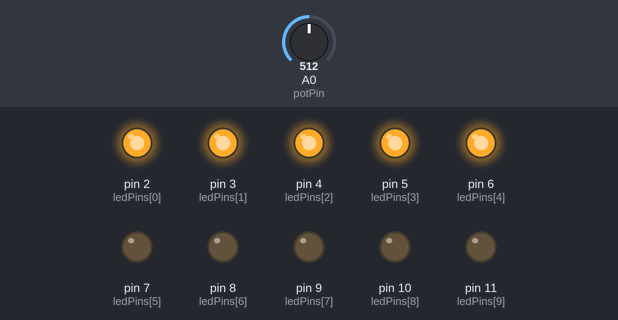
The sketch below on a simulated Arduino Uno, built with avr-gcc and run on an emulated ATmega328P. Shown: output pins drawn as LEDs (lit = HIGH). Inputs (shaded band) come from the test bench; at power-on: A0 (potPin) = 512. What the sketch prints to the serial monitor is not drawn.

Above: at 1.2 s.
1.3 s: A0 (potPin) set to 479
4.3 s: A0 (potPin) set to 454
At 5.3 s:
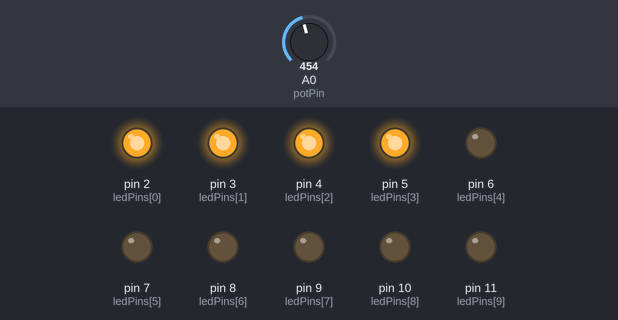
5.8 s: A0 (potPin) set to 109
At 6.4 s:
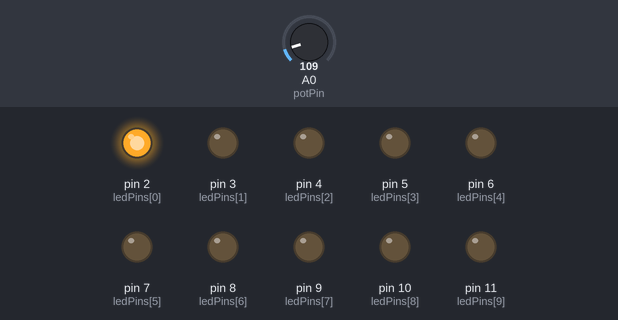
7.3 s: A0 (potPin) set to 90
At 8.5 s:
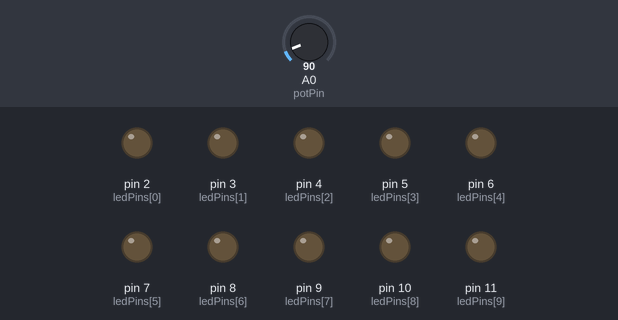
8.8 s: A0 (potPin) set to 306
At 9.8 s:
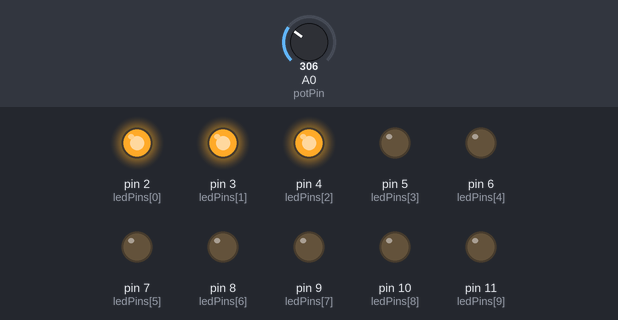
10.3 s: A0 (potPin) set to 365
13.3 s: A0 (potPin) set to 388
At 14.5 s:
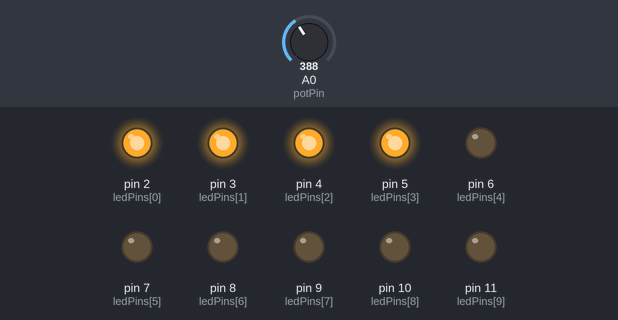
Timing chart, 0 to 16.3 s (numbered marks = the images above; inputs shaded):
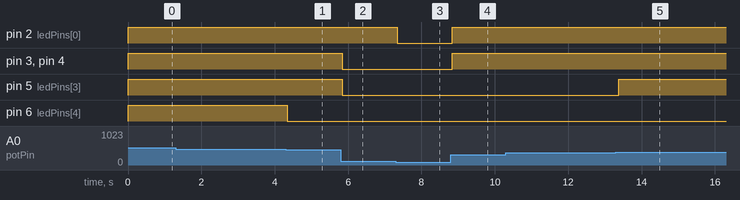

The sketch:

wk14-18group-3.ino
```cpp
// 定義可變電阻連接的類比腳位
const int potPin = A0;

// 定義 LED Bar 連接的數位腳位陣列 (假設使用 10 顆 LED，接在腳位 2~11)
const int ledPins[] = {2, 3, 4, 5, 6, 7, 8, 9, 10, 11};

// 計算 LED 的總數量
const int numLEDs = sizeof(ledPins) / sizeof(ledPins[0]); // 這裡會自動算出是 10 顆

void setup() {
  // 透過迴圈，將所有連接 LED 的腳位設定為輸出 (OUTPUT) 模式
  for (int i = 0; i < numLEDs; i++) {
    pinMode(ledPins[i], OUTPUT);
  }

  // 初始化序列埠通訊，方便我們在「序列埠監控視窗」查看數值
  Serial.begin(9600);
}

void loop() {
  // 1. 讀取可變電阻的類比數值
  // 根據簡報，這裡會讀到 0 (0V) 到 1023 (5V) 的數值
  int sensorValue = analogRead(potPin);

  // 2. 數值轉換 (核心邏輯)
  // 將 0~1023 的範圍，等比例映射到 0~numLEDs (即 0~10) 的範圍
  // ledLevel 代表現在「應該要亮起幾顆 LED」
  int ledLevel = map(sensorValue, 0, 1023, 0, 11);

  // 印出數值方便除錯觀察
  Serial.print("類比讀值: ");
  Serial.print(sensorValue);
  Serial.print("\t LED 亮起數量: ");
  Serial.println(ledLevel);

  // 3. 控制 LED 亮暗
  // 迴圈遍歷每一顆 LED
  for (int i = 0; i < numLEDs; i++) {
    // 如果目前這顆 LED 的編號 (0, 1, 2...) 小於「應該亮起的數量」
    if (i < ledLevel) {
      digitalWrite(ledPins[i], HIGH); // 點亮
    }
    // 否則
    else {
      digitalWrite(ledPins[i], LOW);  // 熄滅
    }
  }

  // 稍作延遲，讓程式運作更穩定
  delay(10);
}
```

Measured:
- the behaviour switches between 465 and 464 on A0 (potPin) (found by bisection; images 0 and 1)
- the behaviour switches between 100 and 99 on A0 (potPin) (found by bisection; images 2 and 3)
- the behaviour switches between 371 and 372 on A0 (potPin) (found by bisection; images 4 and 5)
- after the input at 1.3 s, every drawn part: stays the same
- after the input at 4.3 s, pin 6 (ledPins[4]): HIGH → LOW at once
- after the input at 5.8 s, pin 3 (ledPins[1]), pin 4 (ledPins[2]), pin 5 (ledPins[3]): HIGH → LOW at once
- after the input at 7.3 s, pin 2 (ledPins[0]): HIGH → LOW at once
- after the input at 8.8 s, pin 2 (ledPins[0]), pin 3 (ledPins[1]), pin 4 (ledPins[2]): LOW → HIGH at once
- after the input at 10.3 s, every drawn part: stays the same
- after the input at 13.3 s, pin 5 (ledPins[3]): LOW → HIGH after 0.07 s
